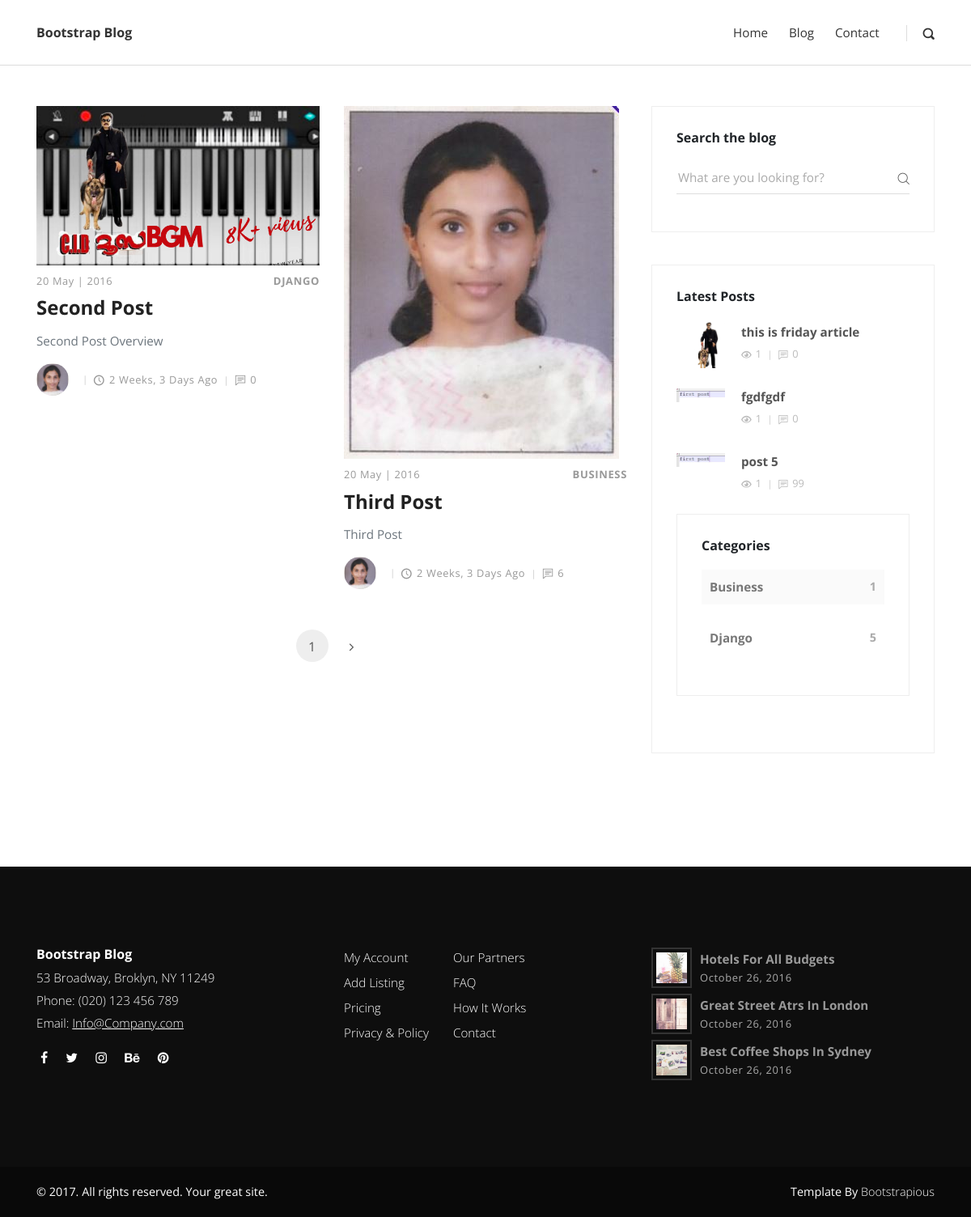
Screenshot of /blog/ with the database file from the repository.
### posts/models.py (models this page shows, shortened)
class Post(models.Model):
    title = models.CharField(max_length=50)
    overview = models.TextField()
    categories = models.ManyToManyField(Category)
    content = HTMLField(null=True, blank=True)
    featured = models.BooleanField()
    author = models.ForeignKey(Author, on_delete=models.CASCADE)
    timestamp = models.DateTimeField(auto_now_add=True)
    comment_count = models.IntegerField(default=0)
    thumbnail = models.ImageField()
    previous_post = models.ForeignKey('self',related_name='previous' , on_delete = models.SET_NULL,null=True,blank=True)
    next_post = models.ForeignKey('self', related_name='next', on_delete = models.SET_NULL,null=True,blank=True)
    @property
    def view_count(self):
        return PostView.objects.filter(post=self).count()

class Category(models.Model):
    title = models.CharField(max_length=100)
    def __str__(self):
        return self.title

class Author(models.Model):
    user = models.OneToOneField(User, on_delete=models.CASCADE)
    profile_picture = models.ImageField()

### posts/views.py (the view)
# urls.py: path('blog/', blog, name='blog'),
def blog(request):
    category_count = get_category_count()
    most_recent = Post.objects.order_by('-timestamp')[:3]
    query_set = Post.objects.all()
    page_request_var = 'page'
    paginator = Paginator(query_set, 2)
    page = request.GET.get(page_request_var)
    try:
        paginated_queryset = paginator.page(page)
    except PageNotAnInteger:
        paginated_queryset = paginator.page(1)
    except EmptyPage:
        paginated_queryset = paginator.page(paginator.num_pages)
    context = {'post_list': paginated_queryset,
               'page_request_var': page_request_var,
               'most_recent': most_recent, 'category_count': category_count}
    return render(request, 'blog.html', context)

### posts/views.py (called while the page is built)
def get_category_count():
    queryset = Post.objects.values(
        'categories__title').annotate(Count('categories'))
    return queryset

### templates/blog.html (shortened to what this page needs)
{% extends 'base.html' %}
{% load static %}
   {% block content%}
    <div class="container">
      <div class="row">
        <main class="posts-listing col-lg-8">
          <div class="container">
            <div class="row">
              {% for post in post_list %}
              <div class="post col-xl-6">
                <div class="post-thumbnail"><a href="post.html"><img style="width:100%; height:100%;" src="{{ post.thumbnail.url }}" alt="..." class="img-fluid"></a></div>
                <div class="post-details">
                  <div class="post-meta d-flex justify-content-between">
                    <div class="date meta-last">20 May | 2016</div>
                    <div class="category">
                    {% for cat in post.categories.all %}
                    <a href="#">{{ cat }}</a>
                    {% endfor %}
                    </div>
                  </div><a href="post.html">
                    <h3 class="h4">{{ post.title }}</h3></a>
                  <p class="text-muted">{{ post.overview }}</p>
                  <footer class="post-footer d-flex align-items-center"><a href="#" class="author d-flex align-items-center flex-wrap">
                      <div class="avatar"><img src="{{ post.author.profile_picture.url }}" alt="..." class="img-fluid"></div>
                      <div class="title"></div></a>
                    <div class="date"><i class="icon-clock"></i>{{ post.timestamp|timesince}} ago</div>
                    <div class="comments meta-last"><i class="icon-comment"></i>{{ post.comment_count }}</div>
                  </footer>
                </div>
              </div>
              {% endfor %}
            </div>
            <nav aria-label="Page navigation example">
              <ul class="pagination pagination-template d-flex justify-content-center">
                <li class="page-item"><a href="?{{ page_request_var }}={{ page }}" class="page-link active">{{ post_list.number }}</a></li>
                {% if post_list.has_next %}
                <li class="page-item"><a href="?{{ page_request_var }}={{ post_list.next_page_number }}" class="page-link"> <i class="fa fa-angle-right"></i></a></li>
                {% endif %}
              </ul>
            </nav>
          </div>
        </main>
        {% include 'sidebar.html' %}
      </div>
    </div>
   {% endblock content%}

### templates/base.html
<!DOCTYPE html>
<html>
  {% include "head.html" %}
  <body>
    {% include "header.html" %} {% block content%} {% endblock content%}
    {%include "footer.html" %} {% include "scripts.html" %}
  </body>
</html>

### templates/head.html (shortened to what this page needs)
{% load static %}
<head>
    <link rel="stylesheet" href="{% static 'vendor/bootstrap/css/bootstrap.min.css' %}">
    <link rel="stylesheet" href="{% static 'vendor/font-awesome/css/font-awesome.min.css' %}">
    <link rel="stylesheet" href="{% static 'css/fontastic.css' %}">
    <link rel="stylesheet" href="{% static 'vendor/@fancyapps/fancybox/jquery.fancybox.min.css' %}">
    <link rel="stylesheet" href="{% static 'css/style.default.css' %}" id="theme-stylesheet">
    <link rel="stylesheet" href="{% static 'css/custom.css' %}">
  </head>

### templates/header.html (shortened to what this page needs)
<header class="header">
  <nav class="navbar navbar-expand-lg">
    <div class="container">
      <div
        class="navbar-header d-flex align-items-center justify-content-between"
      >
        <a href="{% url 'index' %}" class="navbar-brand"
          >Bootstrap Blog</a
        >
      </div>
      <div id="navbarcollapse" class="collapse navbar-collapse">
        <ul class="navbar-nav ml-auto">
          <li class="nav-item">
            <a href="{% url 'index' %}" class="nav-link">Home</a>
          </li>
          <li class="nav-item">
            <a href="{% url 'blog' %}" class="nav-link">Blog</a>
          </li>
          <li class="nav-item"><a href="#" class="nav-link">Contact</a></li>
        </ul>
        <div class="navbar-text">
          <a href="#" class="search-btn"><i class="icon-search-1"></i></a>
        </div>
      </div>
    </div>
  </nav>
</header>

### templates/sidebar.html
{% load static %}
<aside class="col-lg-4">
  <div class="widget search">
    <header>
      <h3 class="h6">Search the blog</h3>
    </header>
    <form action="{% url 'search' %}" class="search-form">
      <div class="form-group">
        <input type="text" name="q" placeholder="What are you looking for?">
        <button type="submit" class="submit"><i class="icon-search"></i></button>
      </div>
    </form>
  </div>
  <div class="widget latest-posts">
    <header>
      <h3 class="h6">Latest Posts</h3>
    </header>
    <div class="blog-posts">
    {% for post in most_recent %}
    <a href="{% url 'post-detail' post.pk %}">
        <div class="item d-flex align-items-center">
          <div class="image"><img src="{{ post.thumbnail.url }}" alt="..." class="img-fluid"></div>
          <div class="title"><strong>{{ post.title }}</strong>
            <div class="d-flex align-items-center">
              <div class="views"><i class="icon-eye"></i>{{ post.view_count }}</div>
              <div class="comments"><i class="icon-comment"></i>{{ post.comment_count}}</div>
            </div>
          </div>
        </div>
        </a>
        {% endfor %}
  </div>
  <div class="widget categories">
    <header>
      <h3 class="h6">Categories</h3>
    </header>
    {% for cat in  category_count %}
    <div class="item d-flex justify-content-between"><a href="#">{{ cat.categories__title }}</a><span>{{ cat.categories__count }}</span></div>
    {% endfor %}
  </div>
</aside>

### templates/footer.html
{% load static %}
 <footer class="main-footer">
      <div class="container">
        <div class="row">
          <div class="col-md-4">
            <div class="logo">
              <h6 class="text-white">Bootstrap Blog</h6>
            </div>
            <div class="contact-details">
              <p>53 Broadway, Broklyn, NY 11249</p>
              <p>Phone: (020) 123 456 789</p>
              <p>Email: <a href="mailto:info@company.com">Info@Company.com</a></p>
              <ul class="social-menu">
                <li class="list-inline-item"><a href="#"><i class="fa fa-facebook"></i></a></li>
                <li class="list-inline-item"><a href="#"><i class="fa fa-twitter"></i></a></li>
                <li class="list-inline-item"><a href="#"><i class="fa fa-instagram"></i></a></li>
                <li class="list-inline-item"><a href="#"><i class="fa fa-behance"></i></a></li>
                <li class="list-inline-item"><a href="#"><i class="fa fa-pinterest"></i></a></li>
              </ul>
            </div>
          </div>
          <div class="col-md-4">
            <div class="menus d-flex">
              <ul class="list-unstyled">
                <li> <a href="#">My Account</a></li>
                <li> <a href="#">Add Listing</a></li>
                <li> <a href="#">Pricing</a></li>
                <li> <a href="#">Privacy &amp; Policy</a></li>
              </ul>
              <ul class="list-unstyled">
                <li> <a href="#">Our Partners</a></li>
                <li> <a href="#">FAQ</a></li>
                <li> <a href="#">How It Works</a></li>
                <li> <a href="#">Contact</a></li>
              </ul>
            </div>
          </div>
          <div class="col-md-4">
            <div class="latest-posts"><a href="#">
                <div class="post d-flex align-items-center">
                  <div class="image"><img src="{% static 'img/small-thumbnail-1.jpg' %}" alt="..." class="img-fluid"></div>
                  <div class="title"><strong>Hotels for all budgets</strong><span class="date last-meta">October 26, 2016</span></div>
                </div></a><a href="#">
                <div class="post d-flex align-items-center">
                  <div class="image"><img src="{% static 'img/small-thumbnail-2.jpg' %}" alt="..." class="img-fluid"></div>
                  <div class="title"><strong>Great street atrs in London</strong><span class="date last-meta">October 26, 2016</span></div>
                </div></a><a href="#">
                <div class="post d-flex align-items-center">
                  <div class="image"><img src="{% static 'img/small-thumbnail-3.jpg' %}" alt="..." class="img-fluid"></div>
                  <div class="title"><strong>Best coffee shops in Sydney</strong><span class="date last-meta">October 26, 2016</span></div>
                </div></a></div>
          </div>
        </div>
      </div>
      <div class="copyrights">
        <div class="container">
          <div class="row">
            <div class="col-md-6">
              <p>&copy; 2017. All rights reserved. Your great site.</p>
            </div>
            <div class="col-md-6 text-right">
              <p>Template By <a href="https://bootstrapious.com/p/bootstrap-carousel" class="text-white">Bootstrapious</a>
              </p>
            </div>
          </div>
        </div>
      </div>
    </footer>

### templates/scripts.html (shortened to what this page needs)
{% load static %}

### rows the page displays
Post: thumbnail (picture), title "Second Post", overview "Second Post Overview", author.profile_picture (picture), timestamp "2 Weeks, 3 Days", comment_count "0"
Category: title "DJANGO"
Post: thumbnail (picture), title "Third Post", overview "Third Post", author.profile_picture (picture), timestamp "2 Weeks, 3 Days", comment_count "6"
Category: title "BUSINESS"
Post: thumbnail (picture), title "this is friday article", view_count "1", comment_count "0"
Post: thumbnail (picture), title "fgdfgdf", view_count "1", comment_count "0"
Post: thumbnail (picture), title "post 5", view_count "1", comment_count "99"

### other values shown
{{ post_list.number }} "1"
{{ cat.categories__title }} "Business" "Django"
{{ cat.categories__count }} "1" "5"
